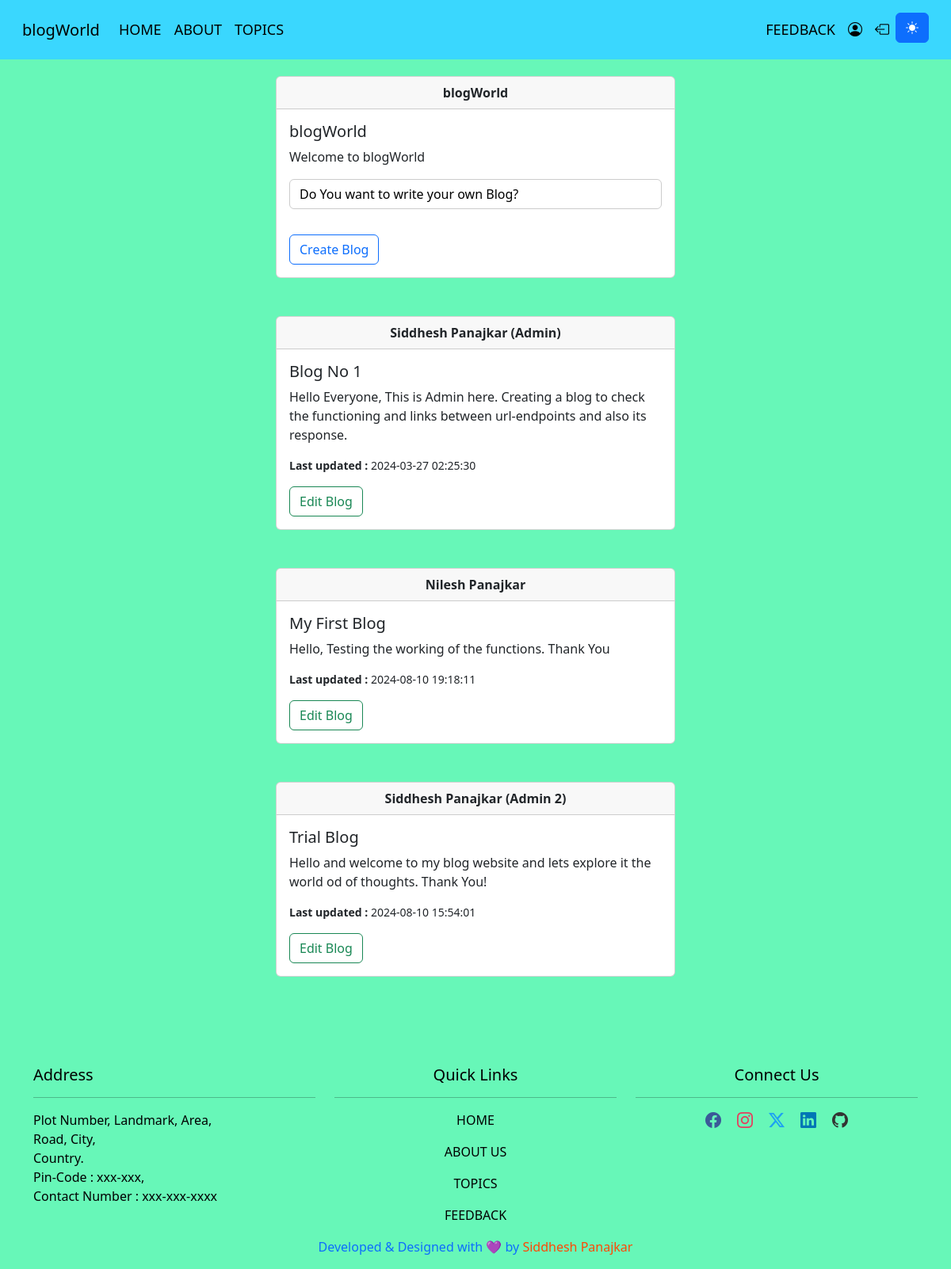
The page / (signed in) on the database its author committed.
### blogWebApp/models.py (models this page shows, shortened)
class BlogEntry(models.Model):
    topic_name = models.CharField(max_length=40, verbose_name='Topic Name')
    categories = models.ManyToManyField('BlogCategory', related_name='blog_entries', verbose_name='Categories')
    date_of_creation = models.DateField(verbose_name='Date of Creation',  default=timezone.now)
    last_updated_at = models.DateTimeField(verbose_name='Last Updated At', auto_now=True)
    blog_script = models.TextField(verbose_name='Blog Script')
    author = models.ForeignKey(settings.AUTH_USER_MODEL, on_delete=models.CASCADE, related_name='blog_entries', default=1)
    image = models.ImageField(upload_to='blog_images/', verbose_name=_('Image'), null=True, blank=True)
    def formatted_last_updated_at(self):
        tz = pytz.timezone('Asia/Kolkata')
        localized_time = timezone.localtime(self.last_updated_at, tz)
        return localized_time.strftime('%Y-%m-%d %H:%M:%S')
    class Meta:
        verbose_name = _('Blog Entry')
        verbose_name_plural = _('Blog Entries')

### blogWebApp/views.py (the view)
# urls.py: 2. Add a URL to urlpatterns:  path('', views.home, name='home')
def home(request):
    if request.method == 'GET':
        blog_entries = BlogEntry.objects.all().select_related('author')
        return render(request, 'index.html', {'blog_entries': blog_entries})
    else:
        return render(request, 'methodnotallowed.html')

### templates/index.html (shortened to what this page needs)
{% extends 'base.html' %}
{% load static %}
{% block 'main' %}
<div class="container col-md-6 p-5 mt-5">
    <div class="card">
        <div class="card-header text-center">
            <strong>blogWorld</strong>
        </div>
        <div class="card-body">
            <h5 class="card-title">blogWorld</h5>
            <p class="card-text">Welcome to blogWorld</p>
            <p class="form-control theme-textarea" id="textarea" rows="1">Do You want to write your own Blog?</p>
            <a href="{% url 'create_blog' %}" class="btn btn-outline-primary mt-3">Create Blog</a>
        </div>
    </div>
    {% for blog_entry in blog_entries %}
    <div class="card mt-5">
        <div class="card-header text-center">
            <strong>{{ blog_entry.author.first_name }}</strong>
        </div>
        <div class="card-body">
            <h5 class="card-title">{{ blog_entry.topic_name }}</h5>
            <p class="card-text">{{ blog_entry.blog_script }}</p>
            <small>
                <p class="card-text"><strong>Last updated : </strong> {{ blog_entry.formatted_last_updated_at|safe }}
                </p>
            </small>
            <a href="{% url 'edit_blog' blog_entry.id %}" class="btn btn-outline-success mt-3">Edit Blog</a>
        </div>
    </div>
    {% endfor %}
</div>
{% endblock 'main' %}

### static/asset/css/style.css (style rules this page uses)
body { background-color: #67f7b8; }

### templates/index.html (style rules this page uses)
.theme-textarea { background-color: #ffffff; color: #000000; border: 1px solid #cccccc; }

### rows shown on the page
BlogEntry: author.first_name "Siddhesh Panajkar (Admin)", topic_name "Blog No 1", blog_script "Hello Everyone, This is Admin here. Creating a blog to check the functioning and links between url-endpoints and also its response.", formatted_last_updated_at "2024-03-27 02:25:30"
BlogEntry: author.first_name "Nilesh Panajkar", topic_name "My First Blog", blog_script "Hello, Testing the working of the functions. Thank You", formatted_last_updated_at "2024-08-10 19:18:11"
BlogEntry: author.first_name "Siddhesh Panajkar (Admin 2)", topic_name "Trial Blog", blog_script "Hello and welcome to my blog website and lets explore it the world od of thoughts. Thank You!", formatted_last_updated_at "2024-08-10 15:54:01"
